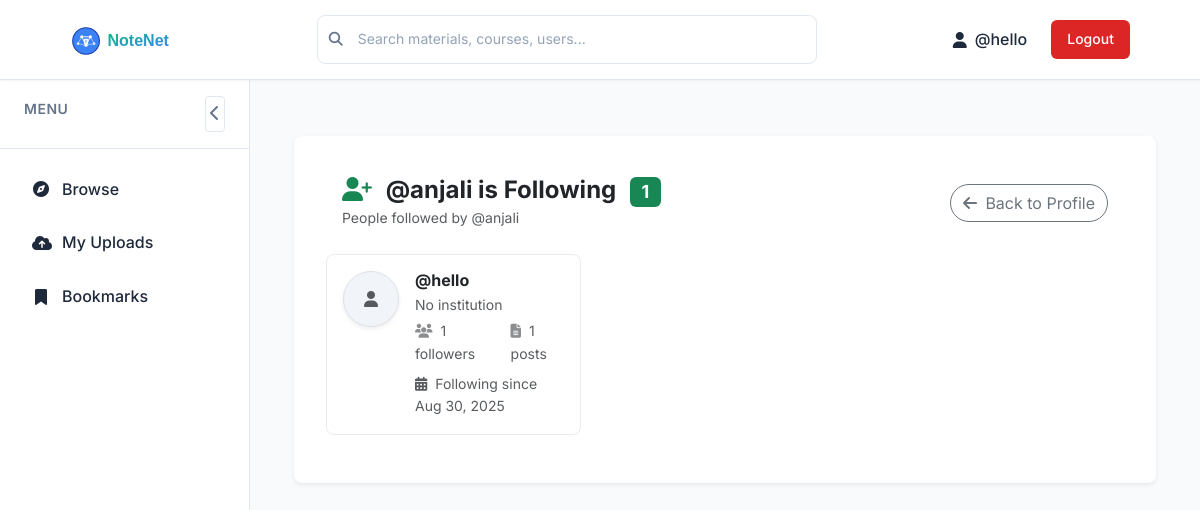
Page /profile/34/following/ (signed in) on the committed database.
### content/models.py (models this page shows, shortened)
class Follow(models.Model):
    follower = models.ForeignKey(User, on_delete=models.CASCADE, related_name='following')
    following = models.ForeignKey(User, on_delete=models.CASCADE, related_name='followers')
    created_at = models.DateTimeField(auto_now_add=True)
    class Meta:
        unique_together = ('follower', 'following')
        indexes = [
            models.Index(fields=['follower', 'created_at']),
            models.Index(fields=['following', 'created_at']),
        ]

### content/views.py (the view)
# urls.py: path('profile/<int:user_id>/following/', views.following_list, name='following_list'),
@login_required
def following_list(request, user_id):
    user_obj = get_object_or_404(User, id=user_id)
    following = Follow.objects.filter(follower=user_obj).select_related('following__profile')
    context = {
        'user_obj': user_obj,
        'following': following,
        'is_own_profile': request.user == user_obj,
    }
    return render(request, 'profile/following_list.html', context)

### content/templates/profile/following_list.html (shortened to what this page needs)
{% extends 'layout.html' %}
{% load static %}
{% block content %}
<div class="container mt-4">
    <div class="row">
        <div class="col-md-12">
            <div class="card border-0 shadow-sm">
                <div class="card-header bg-white d-flex justify-content-between align-items-center border-0">
                    <div>
                        <h4 class="mb-0 fw-bold">
                            <i class="fas fa-user-plus me-2 text-success"></i>
                            {% if is_own_profile %}
                                Following
                            {% else %}
                                {{ user_obj.username }} is Following
                            {% endif %}
                            <span class="badge bg-success ms-2">{{ following.count }}</span>
                        </h4>
                        <p class="text-muted small mb-0">
                            {% if is_own_profile %}
                                People you're following
                            {% else %}
                                People followed by {{ user_obj.username }}
                            {% endif %}
                        </p>
                    </div>
                    <a href="{% url 'profileview' user_obj.id %}" class="btn btn-outline-secondary rounded-pill">
                        <i class="fas fa-arrow-left me-1"></i>
                        Back to Profile
                    </a>
                </div>
                <div class="card-body px-0 py-3">
                    {% if following %}
                        <div class="row g-3">
                            {% for follow in following %}
                            <div class="col-md-6 col-lg-4">
                                <div class="following-card p-3 rounded-3 h-100">
                                    <div class="d-flex align-items-start">
                                        <div class="following-avatar me-3">
                                            <a href="{% url 'profileview' follow.following.id %}">
                                                {% if follow.following.profile.avatar %}
                                                    <img src="{{ follow.following.profile.avatar.url }}"
                                                         alt="{{ follow.following.username }}"
                                                         class="rounded-circle shadow-sm"
                                                         style="width: 56px; height: 56px; object-fit: cover;">
                                                {% else %}
                                                    <div class="avatar-placeholder rounded-circle d-flex align-items-center justify-content-center shadow-sm"
                                                         style="width: 56px; height: 56px; background-color: #f1f5f9;">
                                                        <i class="fas fa-user text-muted"></i>
                                                    </div>
                                                {% endif %}
                                            </a>
                                        </div>
                                        <div class="following-info flex-grow-1">
                                            <h6 class="mb-1 fw-bold">
                                                <a href="{% url 'profileview' follow.following.id %}"
                                                   class="text-decoration-none text-dark">
                                                    {{ follow.following.username }}
                                                </a>
                                            </h6>
                                            <p class="text-muted mb-1 small">
                                                {% if follow.following.profile.institution %}
                                                    <i class="fas fa-university me-1"></i>{{ follow.following.profile.institution }}
                                                {% else %}
                                                    <span class="text-muted">No institution</span>
                                                {% endif %}
                                            </p>
                                            <div class="user-stats d-flex small text-muted mb-2">
                                                <span class="me-3">
                                                    <i class="fas fa-users me-1"></i>
                                                    {{ follow.following.followers.count }} followers
                                                </span>
                                                <span>
                                                    <i class="fas fa-file-alt me-1"></i>
                                                    {{ follow.following.contents.count }} posts
                                                </span>
                                            </div>
                                            <div class="follow-date small text-muted">
                                                <i class="fas fa-calendar-alt me-1"></i>
                                                Following since {{ follow.created_at|date:"M d, Y" }}
                                            </div>
                                        </div>
                                    </div>
                                </div>
                            </div>
                            {% endfor %}
                        </div>
                    {% endif %}
                </div>
            </div>
        </div>
    </div>
</div>
{% endblock %}

### templates/layout.html (shortened to what this page needs)
{% load static %}
<!DOCTYPE html>
<html lang="en">
<head>
    <link href="https://cdn.jsdelivr.net/npm/bootstrap@5.3.0/dist/css/bootstrap.min.css" rel="stylesheet">
    <link rel="stylesheet" href="https://cdnjs.cloudflare.com/ajax/libs/font-awesome/6.5.0/css/all.min.css">
    <link rel="stylesheet" href="{% static 'css/layout.css' %}">
</head>
<body>
    <header class="navbar">
        <a href="{% url 'home' %}" class="navbar-brand desktop-logo">
        <img src="{% static 'images/logo.svg' %}" alt="Logo">
    </a>
        <div class="search-container">
            <div class="search-bar">
                <form method="get" action="{% url 'content_list' %}" id="searchForm">
                    <input type="text"
                           name="search"
                           id="searchInput"
                           placeholder="Search materials, courses, users..."
                           value="{{ request.GET.search }}"
                           autocomplete="off">
                    <i class="fas fa-search search-icon"></i>
                </form>
            </div>
        </div>
        <div class="nav-actions desktop-only">
            {% if user.is_authenticated %}
                <a href="{% url 'profileview' request.user.id %}" class="user-info">
                    <i class="fas fa-user"></i>
                    <span>{{ user.username }}</span>
                </a>
                <form method="post" action="{% url 'logout' %}" class="logout-form">
                    <button type="submit" class="btn-logout">Logout</button>
                </form>
            {% else %}
                <div class="auth-buttons">
                    <a href="{% url 'login' %}" class="btn-login">Login</a>
                    <a href="{% url 'register' %}" class="btn-signup">Sign Up</a>
                </div>
            {% endif %}
        </div>
    </header>
    <div class="main-container">
        <aside class="sidebar" id="sidebar">
            <div class="sidebar-header">
                <h3>Menu</h3>
                <button class="toggle-btn" id="sidebarToggle">
                    <i class="fas fa-chevron-left"></i>
                </button>
            </div>
            <ul class="sidebar-menu">
                <li>
                    <a href="{% url 'home' %}" class="{% if request.path == '/' %}active{% endif %}">
                        <i class="fas fa-compass"></i>
                        <span>Browse</span>
                    </a>
                </li>
                {% if user.is_authenticated %}
                <li>
                    <a href="{% url 'my_upload' %}" class="{% if request.path == '/my-uploads/' %}active{% endif %}">
                        <i class="fas fa-cloud-upload-alt"></i>
                        <span>My Uploads</span>
                    </a>
                </li>
                <li>
                    <a href="{% url 'my_bookmarks' %}" class="{% if request.path == '/bookmarks/' %}active{% endif %}">
                        <i class="fas fa-bookmark"></i>
                        <span>Bookmarks</span>
                    </a>
                </li>
                {% endif %}
            </ul>
        </aside>
        <main class="main-content">
            {% block content %}{% endblock %}
        </main>
    </div>
</body>
</html>

### static/css/layout.css (style rules this page uses)
:root { --primary-color: #2563eb; --primary-hover: #1d4ed8; --danger-color: #dc2626; --success-color: #16a34a; --warning-color: #ca8a04; --bg-color: #f8fafc; --surface-color: #ffffff; --border-color: #e2e8f0; --text-color: #1e293b; --text-muted: #64748b; --text-light: #94a3b8; --shadow-sm: 0 1px 2px 0 rgba(0, 0, 0, 0.05); --shadow-md: 0 4px 6px -1px rgba(0, 0, 0, 0.1); --shadow-lg: 0 10px 15px -3px rgba(0, 0, 0, 0.1); --navbar-height: 80px; --sidebar-width: 250px; --sidebar-collapsed-width: 60px; }
* { margin: 0; padding: 0; box-sizing: border-box; }
body { font-family: 'Inter', sans-serif; background-color: var(--bg-color); color: var(--text-color); line-height: 1.6; }
.navbar { background-color: var(--surface-color); border-bottom: 1px solid var(--border-color); box-shadow: var(--shadow-sm); height: var(--navbar-height); display: flex; align-items: center; padding: 0 1rem; position: sticky; justify-content: space-around; top: 0px; z-index: 1000; }
.navbar-brand { font-size: 1.5rem; font-weight: 600; color: var(--primary-color); text-decoration: none; display: flex; align-items: center; margin-right: 2rem; }
.navbar-brand img { height: 32px; }
.search-container { flex: 1; max-width: 500px; position: relative; }
.search-bar { position: relative; width: 100%; }
.search-bar input { width: 100%; padding: 0.75rem 2.5rem 0.75rem 2.5rem; border: 1px solid var(--border-color); border-radius: 8px; font-size: 0.875rem; background-color: var(--surface-color); transition: all 0.2s ease; }
.search-icon { position: absolute; left: 0.75rem; top: 50%; transform: translateY(-50%); color: var(--text-muted); font-size: 0.875rem; }
.nav-actions { display: flex; align-items: center; gap: 0.75rem; margin-left: 1rem; }
.desktop-only { display: flex; }
.user-info { display: flex; align-items: center; gap: 0.5rem; color: var(--text-color); font-weight: 500; text-decoration: none; padding: 0.5rem 0.75rem; border-radius: 6px; transition: all 0.2s ease; }
.btn-logout { background: var(--danger-color); color: white; padding: 0.5rem 1rem; border: none; border-radius: 6px; font-weight: 500; font-size: 0.875rem; cursor: pointer; transition: all 0.2s ease; }
.main-container { display: flex; min-height: calc(100vh - var(--navbar-height)); }
.sidebar { width: var(--sidebar-width); background-color: var(--surface-color); border-right: 1px solid var(--border-color); height: calc(100vh - var(--navbar-height)); position: sticky; top: var(--navbar-height); overflow-y: auto; display: flex; flex-direction: column; }
.sidebar-header { padding: 1rem 1.5rem; border-bottom: 1px solid var(--border-color); display: flex; align-items: center; justify-content: space-between; }
.sidebar-header h3 { font-size: 0.875rem; font-weight: 600; color: var(--text-muted); text-transform: uppercase; letter-spacing: 0.5px; }
.toggle-btn { background: none; border: 1px solid var(--border-color); color: var(--text-muted); padding: 0.25rem; border-radius: 4px; cursor: pointer; transition: all 0.2s ease; }
.sidebar-menu { list-style: none; padding: 1rem; flex: 1; }
.sidebar-menu li { margin-bottom: 0.25rem; }
.sidebar-menu a { display: flex; align-items: center; padding: 0.75rem 1rem; color: var(--text-color); text-decoration: none; border-radius: 6px; transition: all 0.2s ease; font-weight: 500; }
.sidebar-menu i { margin-right: 0.75rem; width: 18px; text-align: center; }
.main-content { flex: 1; padding: 2rem; background-color: var(--bg-color); min-height: calc(100vh - var(--navbar-height)); }
.card { background-color: var(--surface-color); border: 1px solid var(--border-color); border-radius: 8px; box-shadow: var(--shadow-sm); padding: 2rem; margin-bottom: 1.5rem; }
input, select, textarea { width: 100%; padding: 0.75rem; border: 1px solid var(--border-color); border-radius: 6px; font-size: 0.875rem; background-color: var(--surface-color); color: var(--text-color); transition: all 0.2s ease; }
input::placeholder, textarea::placeholder { color: var(--text-light); }
a { color: var(--primary-color); text-decoration: none; transition: color 0.2s ease; }
.desktop-logo { display: inline-block; }

### content/templates/profile/following_list.html (style rules this page uses)
.following-card { background: #ffffff; border: 1px solid #e9ecef; transition: all 0.2s ease; }
.avatar-placeholder { border: 1px solid #dee2e6; }
.user-stats i { opacity: 0.7; }

### rows in the picture
Follow: following.username "@hello", shows "No institution", following.followers.count "1", following.contents.count "1", created_at "Aug 30, 2025"

### other values in the picture
{{ user.username }} "@hello"
{{ user_obj.username }} "@anjali"
{{ following.count }} "1"
